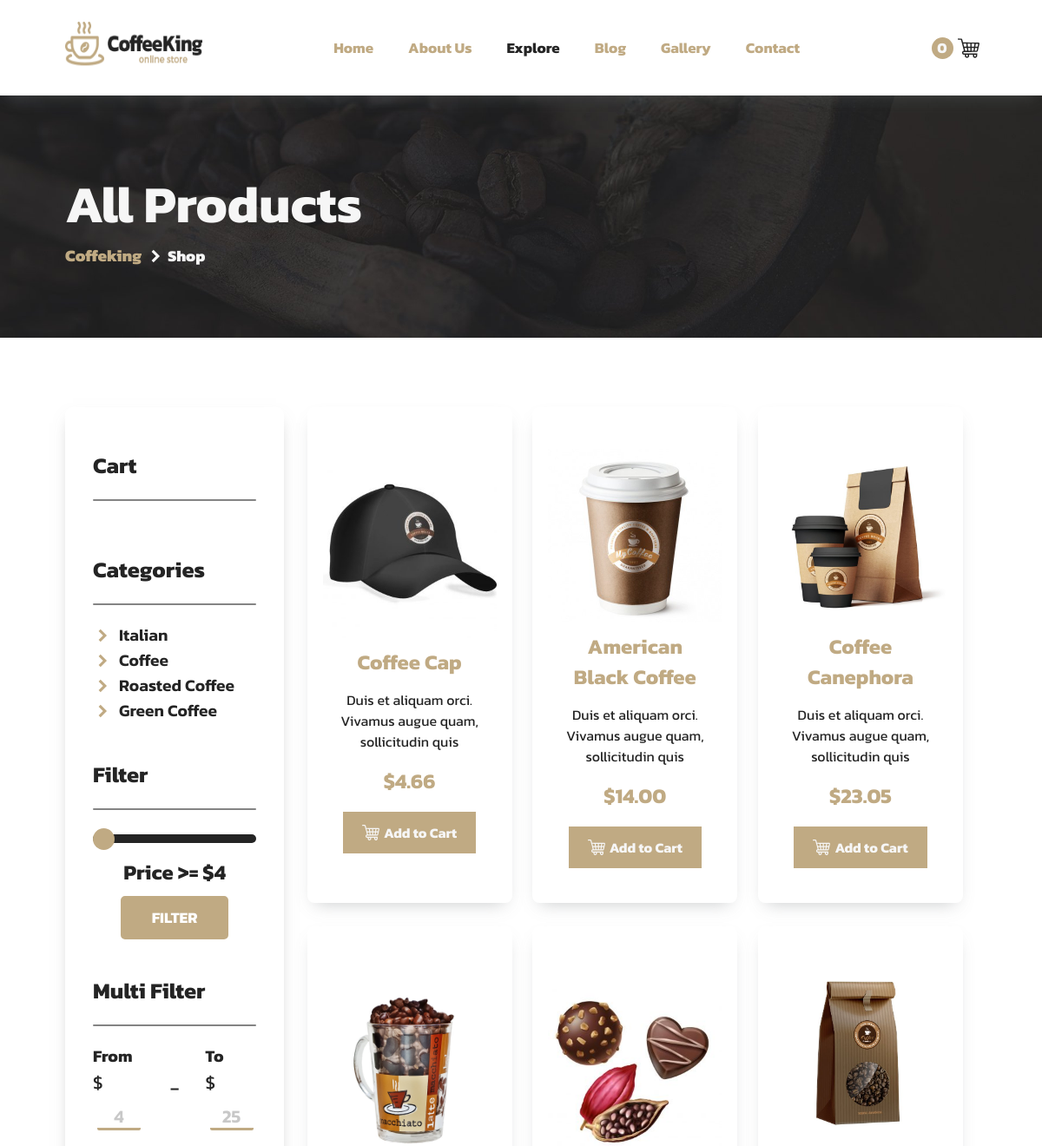
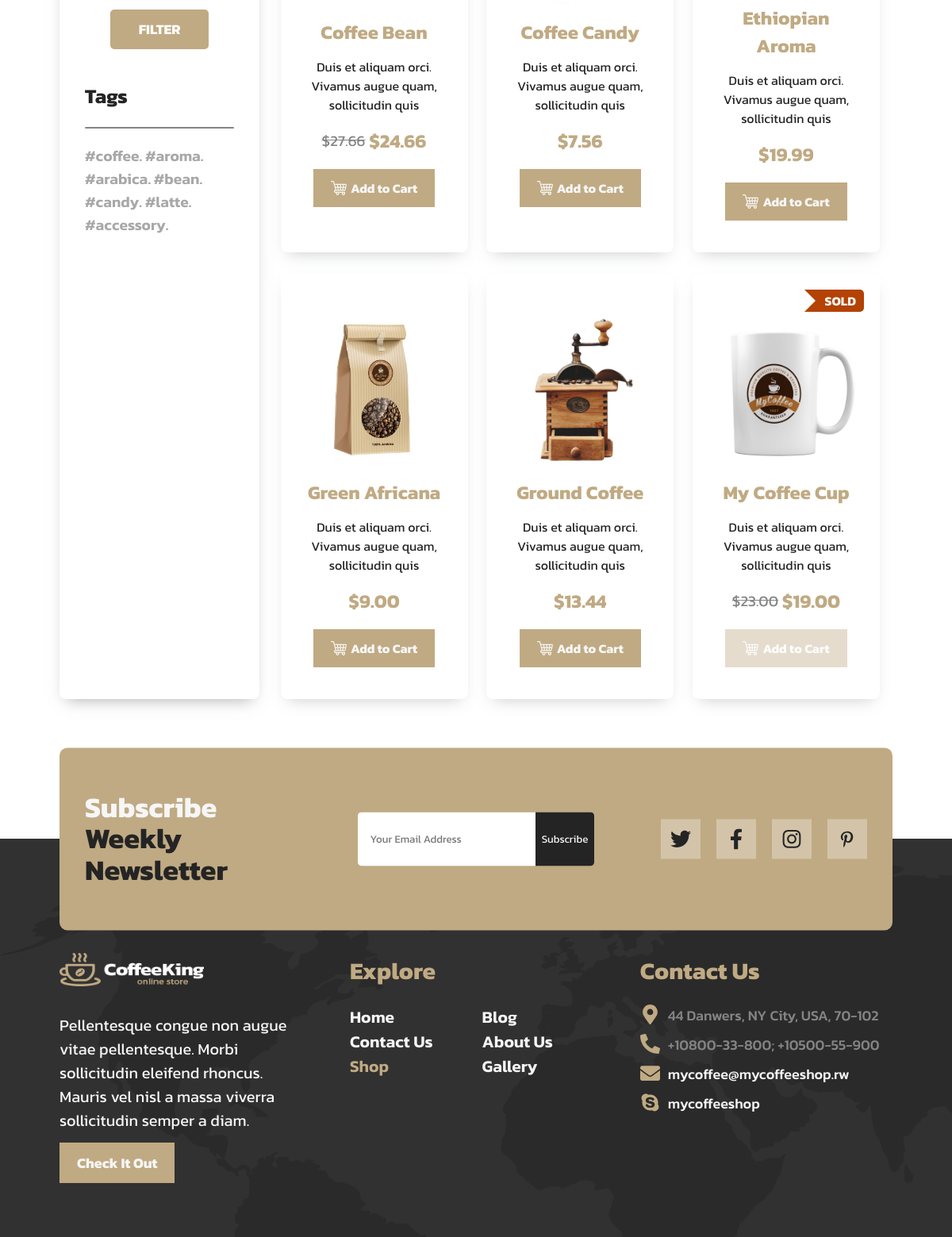
The page /ui/pages/explore/shop/index.php on the database its author committed (2 pictures, top to bottom).
### tables this page shows
CREATE TABLE `pro_categories` (
  `ID` int(11) NOT NULL,
  `Category_Name` mediumtext NOT NULL
);

CREATE TABLE `pro_tags` (
  `ID` int(11) NOT NULL,
  `Tag_Name` mediumtext NOT NULL
);

CREATE TABLE `product` (
  `ID` int(11) NOT NULL,
  `Product_Name` varchar(2000) NOT NULL,
  `Product_Price` double(250,2) NOT NULL,
  `Product_Discount` double(250,2) NOT NULL,
  `Brief` mediumtext NOT NULL,
  `Quantity` int(100) NOT NULL,
  `Categories` varchar(2000) NOT NULL,
  `Tags` varchar(2000) NOT NULL,
  `Main_Preview` mediumtext NOT NULL,
  `Sub_Preview_1` mediumtext NOT NULL,
  `Sub_Preview_2` mediumtext NOT NULL,
  `Description` longtext NOT NULL,
  `Comments` int(11) NOT NULL
);

### ui/pages/explore/shop/index.php (the view, shortened to what this page needs)
<?php
include "../../../../admin/auth/connection.php";
?>
<!DOCTYPE html>
<html lang="en">
<head>
    <link rel="stylesheet" href="../../../css/explore/shop/main.css">
</head>
<body>
    <header id="mainHeader" class="header">
        <div class="header-cont container">
            <a href="../../../../" class="logo">
                <img src="../../.../../../assets/09/logo_black-9.png" alt="">
            </a>
            <nav id="navMenu">
                <a href="../../../../">Home</a>
                <div class="dropdown">
                    <button>About Us</button>
                </div>
                <div class="dropdown">
                    <button>Explore</button>
                </div>
                <a href="../../blog/">Blog</a>
                <a href="../../gallery/">Gallery</a>
                <a href="../../contact/">Contact</a>
            </nav>
            <div class="header-next">
                <a href="../cart/" class="header-next-cart">
                    <div class="header-next-number">
                        0
                    </div>
                </a>
            </div>
        </div>
    </header>
    <div class="home-mini">
        <div class="home-mini-cont container">
            <h1>All Products</h1>
            <div class="home-mini-links">
                <a href="../../../../" class="activeHomeMini">Coffeking</a>
                <svg xmlns="http://www.w3.org/2000/svg" xmlns:xlink="http://www.w3.org/1999/xlink" viewBox="0 0 26 26">
                    <path d="M11.414063 3.585938L8.585938 6.414063L15.171875 13L8.585938 19.585938L11.414063 22.414063L20.828125 13Z" />
                </svg>
                <p>Shop</p>
            </div>
        </div>
    </div>
    <div class="product-main">
        <div class="product-cont container">
            <?php include "./sidenav.php" ?>
            <div class="product-cont-right">
                <?php
                $sql = mysqli_query($conn, "SELECT * FROM product ORDER BY ID DESC");
                while ($fetch = mysqli_fetch_array($sql)) {
                    $id = $fetch['ID'];
                    $name = $fetch['Product_Name'];
                    $price = $fetch['Product_Price'];
                    $discount = $fetch['Product_Discount'];
                    $brief = $fetch['Brief'];
                    $stock = $fetch['Quantity'];
                    $pic = $fetch['Main_Preview'];
                ?>
                    <div class="product-crd">
                        <div class="product-crd-img">
                            <img src="../../../assets/products/<?php echo $pic ?>" alt="<?php echo $name ?>">
                        </div>
                        <a href='./product/?product=<?php echo $id ?>'><?php echo $name ?></a>
                        <p class="briefProduct"><?php echo $brief ?></p>
                        <div class="product-crd-price">
                            <?php
                            if ($price == $discount) {
                            ?>
                                <h1>$<?php echo $price ?></h1>
                            <?php } else { ?>
                                <del>$<?php echo $price ?></del>
                                <h1>$<?php echo $discount ?></h1>
                            <?php } ?>
                        </div>
                        <button class="more cart-btn" <?php if ($stock <= 0) {
                                                            echo "disabled";
                                                        } ?>>
                            Add to Cart
                        </button>
                        <?php if ($stock <= 0) { ?>
                            <span class="redSpan">SOLD</span>
                        <?php } ?>
                    </div>
                <?php } ?>
            </div>
        </div>
    </div>
    <div class="footer">
        <div class="footer-cont container">
            <div class="footer-cont-first">
                <div class="footer-cont-first-logo">
                    <img src="../../.../../../assets/09/logo_white-7.png" alt="">
                </div>
                <p>Pellentesque congue non augue vitae pellentesque. Morbi sollicitudin eleifend rhoncus. Mauris vel nisl a massa viverra sollicitudin semper a diam.</p>
                <a href="../../soon/" class="more">Check It Out</a>
            </div>
            <div class="footer-cont-scnd footer-crds">
                <h1>Explore</h1>
                <div class="footer-cont-scnd-blw">
                    <a href="../../../../">Home</a>
                    <a href="../../blog/">Blog</a>
                    <a href="../../contact/">Contact Us</a>
                    <a href="../../about/about/">About Us</a>
                    <a href="#" class="footeractive">Shop</a>
                    <a href="../../gallery/">Gallery</a>
                </div>
            </div>
            <div class="footer-cont-thrd footer-crds">
                <h1>Contact Us</h1>
                <div class="footer-cont-thrd-blw">
                    <p>
                        44 Danwers, NY City, USA, 70-102
                    </p>
                    <p>
                        +10800-33-800; +10500-55-900
                    </p>
                    <a href="mailto:mycoffee@mycoffeeshop.rw">
                        mycoffee@mycoffeeshop.rw
                    </a>
                    <a href="">
                        mycoffeeshop
                    </a>
                </div>
            </div>
            <div class="blog-cont-abs">
                <div class="blog-cont-abs-frst">
                    <h1>Subscribe</h1>
                    <h1>
                        <span>Weekly Newsletter</span>
                    </h1>
                </div>
                <form action="">
                    <input type="email" placeholder="Your Email Address" required>
                    <button>Subscribe</button>
                </form>
                <div class="blog-cont-abs-socials">
                    <a href="">
                    </a>
                    <a href="">
                        <svg xmlns="http://www.w3.org/2000/svg" viewBox="0 0 320 512">
                            <path d="M279.14 288l14.22-92.66h-88.91v-60.13c0-25.35 12.42-50.06 52.24-50.06h40.42V6.26S260.43 0 225.36 0c-73.22 0-121.08 44.38-121.08 124.72v70.62H22.89V288h81.39v224h100.17V288z" />
                        </svg>
                    </a>
                    <a href="">
                    </a>
                    <a href="">
                    </a>
                </div>
            </div>
        </div>
    </div>
</body>
</html>

### ui/pages/explore/shop/sidenav.php (shortened to what this page needs)
<?php include "../../../../admin/auth/connection.php" ?>
<div class="product-cont-left">
    <div class="product-cont-left-crd">
        <h1>Cart</h1>
        <hr>
    </div>
    <div class="product-cont-left-crd">
        <h1>Categories</h1>
        <hr>
        <?php
        $sql = mysqli_query($conn, "SELECT * FROM pro_categories");
        while ($row = mysqli_fetch_array($sql)) {
            $id = $row['ID'];
            $name = $row['Category_Name'];
        ?>
            <p>
                <svg xmlns="http://www.w3.org/2000/svg" xmlns:xlink="http://www.w3.org/1999/xlink" viewBox="0 0 26 26">
                    <path d="M11.414063 3.585938L8.585938 6.414063L15.171875 13L8.585938 19.585938L11.414063 22.414063L20.828125 13Z" />
                </svg>
                <a href='./categories/?category=<?php echo $id ?>'><?php echo $name ?></a>
            </p>
        <?php } ?>
    </div>
    <div class="product-cont-left-crd filter-1">
        <h1>Filter</h1>
        <hr>
        <?php
        $max = mysqli_query($conn, "SELECT MAX(Product_Discount) AS maximum FROM product");
        $maxfetch = mysqli_fetch_array($max);
        $maxnum = $maxfetch['maximum'];
        $cleanMax = ceil($maxnum);
        $min = mysqli_query($conn, "SELECT MIN(product_price) AS minimum FROM product");
        $minfetch = mysqli_fetch_array($min);
        $minnum = $minfetch['minimum'];
        $cleanMin = floor($minnum);
        ?>
        <input type="range" name="" min="<?php echo $cleanMin ?>" max="<?php echo $cleanMax ?>" value="1" id="slider">
        <p>Price >= $ <span id="filtSlid"><?php echo $cleanMin ?></span></p>
        <button id="filt">Filter</button>
    </div>
    <div class="product-cont-left-crd filter-2">
        <h1>Multi Filter</h1>
        <hr>
        <div class="multiprice-inp">
            <div class="multiprice-inp-bx">
                <p>From</p>
                $<input type="number" name="minFilt" placeholder="<?php echo $cleanMin ?>" id="minFilt" min="<?php echo $cleanMin ?>" max="<?php echo $cleanMax ?>">
            </div>
            <p>-</p>
            <div class="multiprice-inp-bx">
                <p>To</p>
                $<input type="number" name="maxFilt" placeholder="<?php echo $cleanMax ?>" id="maxFilt" min="<?php echo $cleanMin ?>" max="<?php echo $cleanMax ?>">
            </div>
        </div>
        <button id="multiFilt">Filter</button>
    </div>
    <div class="product-cont-left-crd tags">
        <h1>Tags</h1>
        <hr>
        <?php
        $sql = mysqli_query($conn, "SELECT * FROM pro_tags");
        while ($row = mysqli_fetch_array($sql)) {
            $id = $row['ID'];
            $tagname = $row['Tag_Name'];
        ?>
            <a href='./tags/?tag="<?php echo $id?>"'>#<?php echo $tagname ?>.</a>
        <?php } ?>
    </div>
</div>

### rows shown on the page
pro_categories: Category_Name "Italian"
pro_categories: Category_Name "Coffee"
pro_categories: Category_Name "Roasted Coffee"
pro_categories: Category_Name "Green Coffee"
pro_tags: Tag_Name "coffee"
pro_tags: Tag_Name "aroma"
pro_tags: Tag_Name "arabica"
pro_tags: Tag_Name "bean"
pro_tags: Tag_Name "candy"
pro_tags: Tag_Name "latte"
pro_tags: Tag_Name "accessory"
product: Main_Preview (picture), Product_Name "Coffee Cap", Brief "Duis et aliquam orci. Vivamus augue quam, sollicitudin quis…", Product_Price "4.66"
product: Main_Preview (picture), Product_Name "American Black Coffee", Brief "Duis et aliquam orci. Vivamus augue quam, sollicitudin quis…", Product_Price "14.00"
product: Main_Preview (picture), Product_Name "Coffee Canephora", Brief "Duis et aliquam orci. Vivamus augue quam, sollicitudin quis…", Product_Price "23.05"
product: Main_Preview (picture), Product_Name "Coffee Bean", Brief "Duis et aliquam orci. Vivamus augue quam, sollicitudin quis…", Product_Price "27.66", Product_Discount "24.66"
product: Main_Preview (picture), Product_Name "Coffee Candy", Brief "Duis et aliquam orci. Vivamus augue quam, sollicitudin quis…", Product_Price "7.56"
product: Main_Preview (picture), Product_Name "Ethiopian Aroma", Brief "Duis et aliquam orci. Vivamus augue quam, sollicitudin quis…", Product_Price "19.99"
product: Main_Preview (picture), Product_Name "Green Africana", Brief "Duis et aliquam orci. Vivamus augue quam, sollicitudin quis…", Product_Price "9.00"
product: Main_Preview (picture), Product_Name "Ground Coffee", Brief "Duis et aliquam orci. Vivamus augue quam, sollicitudin quis…", Product_Price "13.44"
product: Main_Preview (picture), Product_Name "My Coffee Cup", Brief "Duis et aliquam orci. Vivamus augue quam, sollicitudin quis…", Product_Price "23.00", Product_Discount "19.00", Quantity "SOLD"

### other values the page prints
$cleanMin "4"
